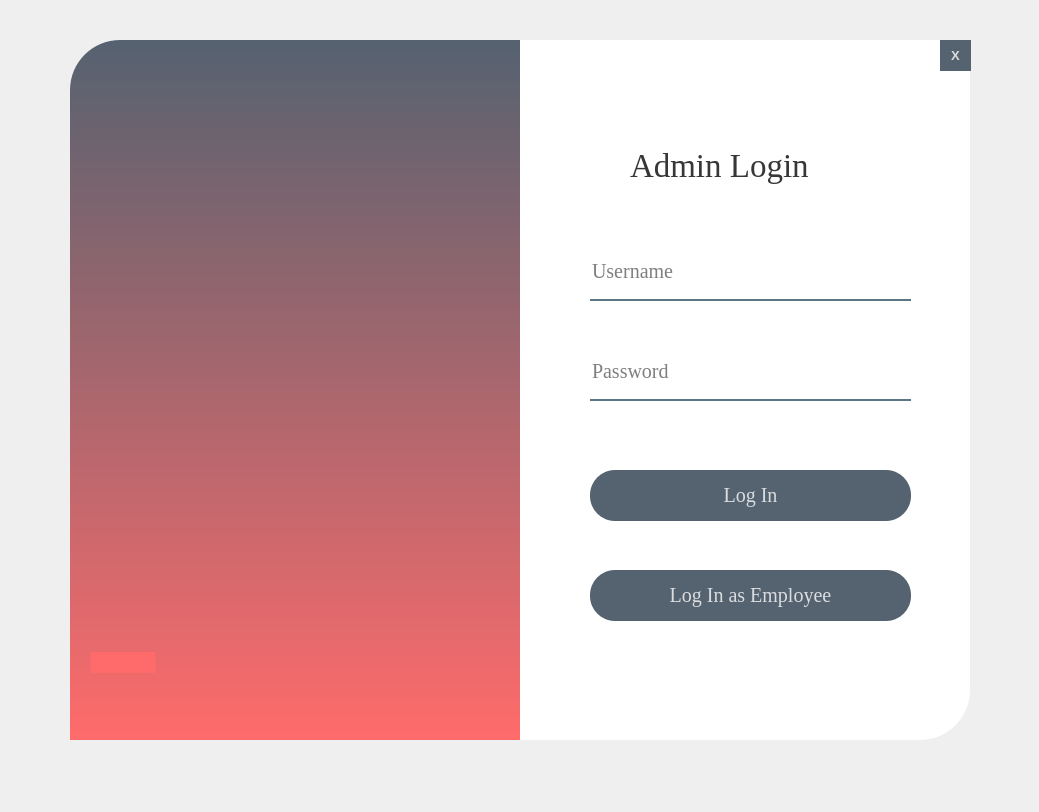
<?xml version="1.0" encoding="UTF-8"?>
<ui version="4.0">
 <class>Form</class>
 <widget class="QWidget" name="Form">
  <property name="geometry">
   <rect>
    <x>0</x>
    <y>0</y>
    <width>1039</width>
    <height>812</height>
   </rect>
  </property>
  <property name="windowTitle">
   <string>Form</string>
  </property>
  <property name="styleSheet">
   <string notr="true">QPushButton{
background-color:rgba(85,98,112,255);
color:rgba(255,255,255,200);
border-radius:25px

}

QPushButton:hover{
background-color:rgba(255,107,107,255);

}

QPushButton:pressed{
padding-left:5px;
padding-top:5px;
background-color:rgba(255,107,107,255):
backgound-position:calc(100% -10px)center:
}
</string>
  </property>
  <widget class="QLabel" name="label">
   <property name="geometry">
    <rect>
     <x>70</x>
     <y>40</y>
     <width>900</width>
     <height>700</height>
    </rect>
   </property>
   <property name="styleSheet">
    <string notr="true">background-color:rgba(255,255,255,255);
border-bottom-right-radius:50px;
border-top-left-radius:50px;</string>
   </property>
   <property name="text">
    <string>TextLabel</string>
   </property>
  </widget>
  <widget class="QLabel" name="label_2">
   <property name="geometry">
    <rect>
     <x>70</x>
     <y>40</y>
     <width>450</width>
     <height>700</height>
    </rect>
   </property>
   <property name="styleSheet">
    <string notr="true">background-color: qlineargradient(spread:pad, x1:0, y1:0, x2:0, y2:1, stop:0 rgba(85, 98,112, 255), stop:1 rgba(255, 107, 107, 255));
border-top-left-radius:50px;</string>
   </property>
   <property name="text">
    <string/>
   </property>
  </widget>
  <widget class="QLabel" name="label_3">
   <property name="geometry">
    <rect>
     <x>630</x>
     <y>120</y>
     <width>241</width>
     <height>91</height>
    </rect>
   </property>
   <property name="font">
    <font>
     <family>Times New Roman</family>
     <pointsize>25</pointsize>
     <weight>50</weight>
     <bold>false</bold>
    </font>
   </property>
   <property name="styleSheet">
    <string notr="true">color:rgba(0,0,0,200);</string>
   </property>
   <property name="text">
    <string>Admin Login</string>
   </property>
  </widget>
  <widget class="QLineEdit" name="lineEdit">
   <property name="geometry">
    <rect>
     <x>590</x>
     <y>250</y>
     <width>321</width>
     <height>51</height>
    </rect>
   </property>
   <property name="font">
    <font>
     <family>Times New Roman</family>
     <pointsize>15</pointsize>
    </font>
   </property>
   <property name="styleSheet">
    <string notr="true">background-color:rgba(0,0,0,0);
border:none;
border-bottom:2px solid rgba(46,82,101,200);
color:rgba(0,0,0.240);
padding-bottom:7px;</string>
   </property>
   <property name="echoMode">
    <enum>QLineEdit::Normal</enum>
   </property>
   <property name="placeholderText">
    <string>Username</string>
   </property>
  </widget>
  <widget class="QLineEdit" name="lineEdit_2">
   <property name="geometry">
    <rect>
     <x>590</x>
     <y>350</y>
     <width>321</width>
     <height>51</height>
    </rect>
   </property>
   <property name="font">
    <font>
     <family>Times New Roman</family>
     <pointsize>15</pointsize>
    </font>
   </property>
   <property name="styleSheet">
    <string notr="true">background-color:rgba(0,0,0,0);
border:none;
border-bottom:2px solid rgba(46,82,101,200);
color:rgba(0,0,0.240);
padding-bottom:7px;</string>
   </property>
   <property name="echoMode">
    <enum>QLineEdit::Password</enum>
   </property>
   <property name="placeholderText">
    <string>Password</string>
   </property>
  </widget>
  <widget class="QPushButton" name="pushButton">
   <property name="geometry">
    <rect>
     <x>590</x>
     <y>470</y>
     <width>321</width>
     <height>51</height>
    </rect>
   </property>
   <property name="font">
    <font>
     <family>Times New Roman</family>
     <pointsize>15</pointsize>
     <weight>50</weight>
     <bold>false</bold>
    </font>
   </property>
   <property name="cursor">
    <cursorShape>PointingHandCursor</cursorShape>
   </property>
   <property name="text">
    <string>Log In</string>
   </property>
  </widget>
  <widget class="QPushButton" name="pushButton_2">
   <property name="geometry">
    <rect>
     <x>590</x>
     <y>570</y>
     <width>321</width>
     <height>51</height>
    </rect>
   </property>
   <property name="font">
    <font>
     <family>Times New Roman</family>
     <pointsize>15</pointsize>
     <weight>50</weight>
     <bold>false</bold>
    </font>
   </property>
   <property name="cursor">
    <cursorShape>PointingHandCursor</cursorShape>
   </property>
   <property name="styleSheet">
    <string notr="true"/>
   </property>
   <property name="text">
    <string>Log In as Employee</string>
   </property>
  </widget>
  <widget class="QLabel" name="label_4">
   <property name="geometry">
    <rect>
     <x>80</x>
     <y>430</y>
     <width>441</width>
     <height>401</height>
    </rect>
   </property>
   <property name="font">
    <font>
     <family>Mountain</family>
     <pointsize>210</pointsize>
    </font>
   </property>
   <property name="styleSheet">
    <string notr="true">color:rgba(255,107,107,255);</string>
   </property>
   <property name="text">
    <string>-</string>
   </property>
  </widget>
  <widget class="QPushButton" name="pushButton_3">
   <property name="geometry">
    <rect>
     <x>940</x>
     <y>40</y>
     <width>31</width>
     <height>31</height>
    </rect>
   </property>
   <property name="font">
    <font>
     <pointsize>10</pointsize>
     <weight>75</weight>
     <bold>true</bold>
    </font>
   </property>
   <property name="cursor">
    <cursorShape>PointingHandCursor</cursorShape>
   </property>
   <property name="text">
    <string>X</string>
   </property>
  </widget>
 </widget>
 <resources>
  <include location="res.qrc"/>
 </resources>
 <connections/>
</ui>
